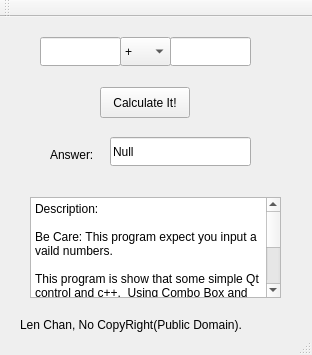
<?xml version="1.0" encoding="UTF-8"?>
<ui version="4.0">
 <class>MainWindow</class>
 <widget class="QMainWindow" name="MainWindow">
  <property name="geometry">
   <rect>
    <x>0</x>
    <y>0</y>
    <width>312</width>
    <height>355</height>
   </rect>
  </property>
  <property name="windowTitle">
   <string>MainWindow</string>
  </property>
  <widget class="QWidget" name="centralWidget">
   <widget class="QPushButton" name="btnCalculate">
    <property name="geometry">
     <rect>
      <x>100</x>
      <y>70</y>
      <width>90</width>
      <height>31</height>
     </rect>
    </property>
    <property name="text">
     <string>Calculate It!</string>
    </property>
   </widget>
   <widget class="QLineEdit" name="lineInput1">
    <property name="geometry">
     <rect>
      <x>40</x>
      <y>20</y>
      <width>81</width>
      <height>29</height>
     </rect>
    </property>
   </widget>
   <widget class="QLineEdit" name="lineInput2">
    <property name="geometry">
     <rect>
      <x>170</x>
      <y>20</y>
      <width>81</width>
      <height>29</height>
     </rect>
    </property>
   </widget>
   <widget class="QLabel" name="lblAnswer">
    <property name="geometry">
     <rect>
      <x>50</x>
      <y>130</y>
      <width>59</width>
      <height>15</height>
     </rect>
    </property>
    <property name="text">
     <string>Answer:</string>
    </property>
   </widget>
   <widget class="QLineEdit" name="lineAnswer">
    <property name="geometry">
     <rect>
      <x>110</x>
      <y>120</y>
      <width>141</width>
      <height>29</height>
     </rect>
    </property>
    <property name="text">
     <string>Null</string>
    </property>
    <property name="readOnly">
     <bool>true</bool>
    </property>
   </widget>
   <widget class="QPlainTextEdit" name="txIntroduction">
    <property name="geometry">
     <rect>
      <x>30</x>
      <y>180</y>
      <width>251</width>
      <height>101</height>
     </rect>
    </property>
    <property name="readOnly">
     <bool>true</bool>
    </property>
    <property name="plainText">
     <string>Description:

Be Care: This program expect you input a vaild numbers.

This program is show that some simple Qt control and c++.  Using Combo Box and Line Box for Elementary Arithmetic.

Wish you have good coding day and if any feedback, just ask(my real friend) or find me on github(not real friend). :::)))</string>
    </property>
   </widget>
   <widget class="QComboBox" name="comboChoices">
    <property name="geometry">
     <rect>
      <x>120</x>
      <y>20</y>
      <width>51</width>
      <height>29</height>
     </rect>
    </property>
    <property name="minimumSize">
     <size>
      <width>4</width>
      <height>4</height>
     </size>
    </property>
    <property name="focusPolicy">
     <enum>Qt::WheelFocus</enum>
    </property>
    <property name="acceptDrops">
     <bool>false</bool>
    </property>
    <item>
     <property name="text">
      <string>+</string>
     </property>
    </item>
    <item>
     <property name="text">
      <string>-</string>
     </property>
    </item>
    <item>
     <property name="text">
      <string>*</string>
     </property>
    </item>
    <item>
     <property name="text">
      <string>/</string>
     </property>
    </item>
   </widget>
   <widget class="QLabel" name="lbCopyLeft">
    <property name="geometry">
     <rect>
      <x>20</x>
      <y>300</y>
      <width>271</width>
      <height>16</height>
     </rect>
    </property>
    <property name="text">
     <string>&lt;html&gt;&lt;head/&gt;&lt;body&gt;&lt;p&gt;Len Chan, No CopyRight(Public Domain).&lt;/p&gt;&lt;/body&gt;&lt;/html&gt;</string>
    </property>
   </widget>
  </widget>
  <widget class="QToolBar" name="mainToolBar">
   <attribute name="toolBarArea">
    <enum>TopToolBarArea</enum>
   </attribute>
   <attribute name="toolBarBreak">
    <bool>false</bool>
   </attribute>
  </widget>
  <widget class="QStatusBar" name="statusBar"/>
 </widget>
 <layoutdefault spacing="6" margin="11"/>
 <resources/>
 <connections/>
</ui>
